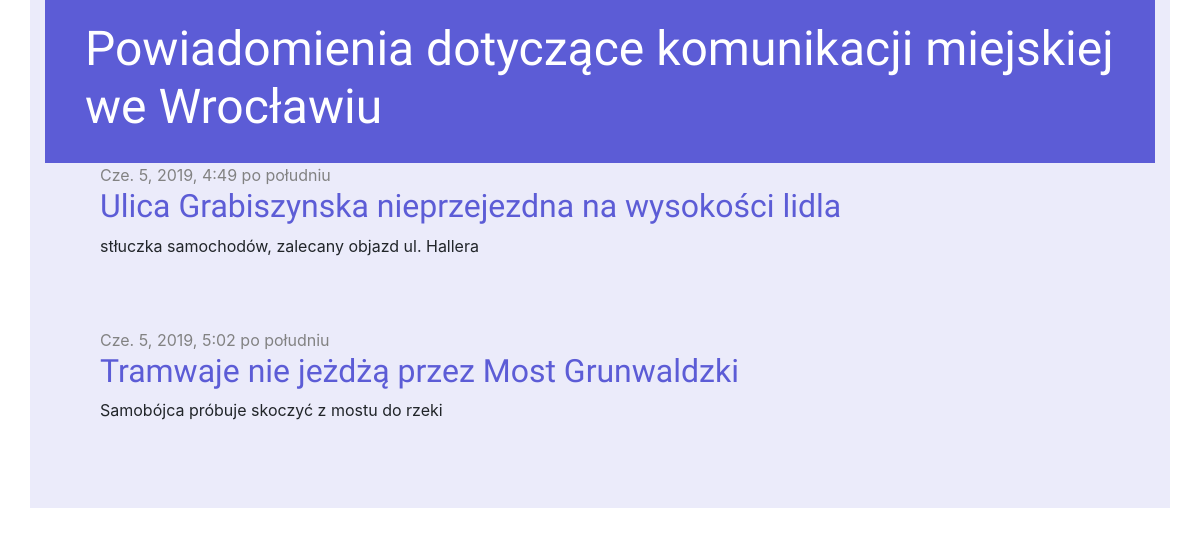
Before: / with the older database file.
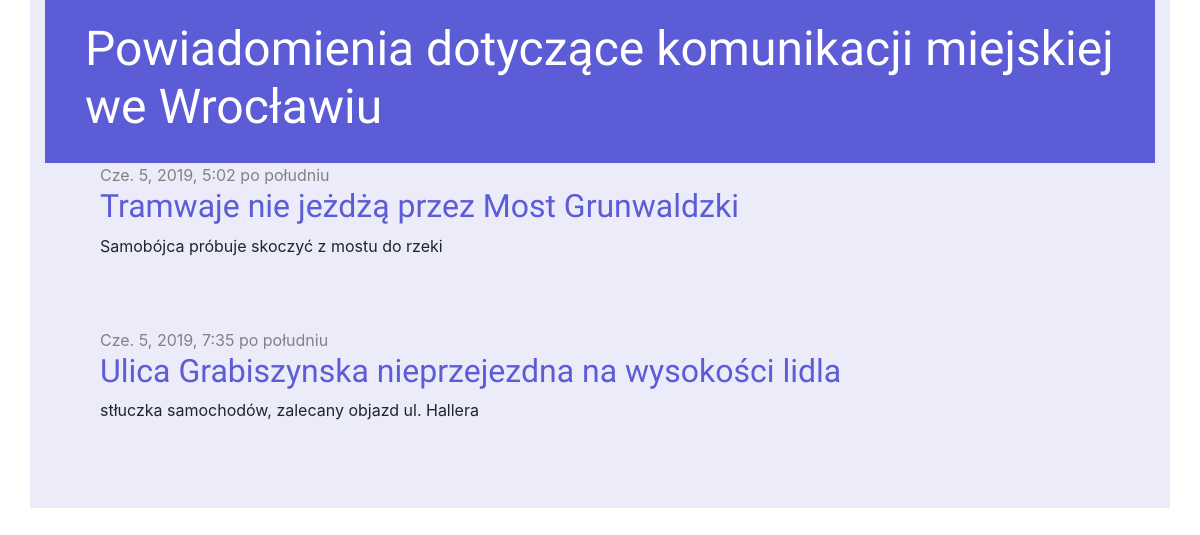
After: the same page with the newer database file.
### informant/models.py (models this page shows, shortened)
class Post(models.Model):
    author = models.ForeignKey('auth.User', on_delete=models.CASCADE)
    title = models.CharField(max_length=200)
    text = models.TextField()
    created_date = models.DateTimeField(
            default=timezone.now)
    published_date = models.DateTimeField(
            blank=True, null=True)

### informant/views.py (the view)
# urls.py: path('', views.post_list, name='post_list'),
def post_list(request):
    posts = Post.objects.filter(published_date__lte=timezone.now()).order_by('published_date')
    return render(request, 'informant/post_list.html', {'posts': posts})

### informant/templates/informant/post_list.html
{% extends 'informant/base.html' %}
{% block content %}
    {% for post in posts %}
        <div class="post">
            <div class="date">
                {{ post.published_date }}
            </div>
            <h2><a href="{% url 'post_detail' pk=post.pk %}">{{ post.title }}</a></h2>
            <p>{{ post.text|linebreaksbr }}</p>
        </div>
    {% endfor %}
{% endblock %}

### informant/templates/informant/base.html (shortened to what this page needs)
{% load static %}
<html>
    <head>
        <link rel="stylesheet" href="https://stackpath.bootstrapcdn.com/bootstrap/4.3.1/css/bootstrap.min.css">
        <link rel="stylesheet" href="https://cdnjs.cloudflare.com/ajax/libs/font-awesome/4.7.0/css/font-awesome.min.css">
        <link rel="stylesheet" href="{% static 'css/informant.css' %}">
    </head>
    <body>
        <div class="container main">
            <div class="page-header">
                <h1>
                    <a href="/">Powiadomienia dotyczące komunikacji miejskiej we Wrocławiu</a>
                </h1>
            </div>
            <div class="content container">
                <div class="row">
                    <div class="col-md-10 pb-3">
                        {% block content %}
                        {% endblock %}
                    </div>
                </div>
            </div>
        </div>
    </body>
</html>

### informant/static/css/informant.css (style rules this page uses)
.main { background-color: #ebebfa; }
h1 a, h2 a { color: #5c5cd6; font-family: 'Righteous'; }
.page-header { background-color: #5c5cd6; margin-top: 0; padding: 20px 20px 20px 40px; }
.page-header h1, .page-header h1 a, .page-header h1 a:visited, .page-header h1 a:active { color: #ffffff; font-size: 36pt; text-decoration: none; }
.content { margin-left: 40px; }
h1, h2, h3, h4 { font-family: 'Righteous', cursive; }
.date { color: #828282; }
.post { margin-bottom: 70px; }

Changed rows visible on the page:
shown differently, row unchanged: Post "Tramwaje nie jeżdżą przez Most Grunwaldzki": moves up the list
changed Post "Ulica Grabiszynska nieprzejezdna na wysokości lidla": published_date "Cze. 5, 2019, 4:49 po południu" → "Cze. 5, 2019, 7:35 po południu"
